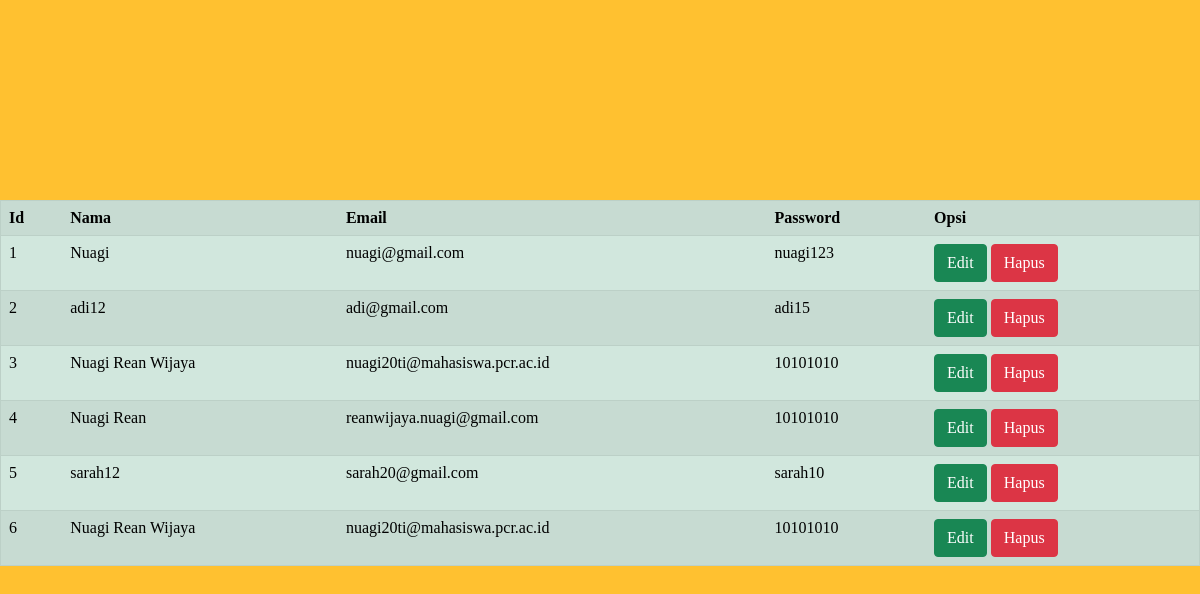
The page /view/datatampil.php on the database its author committed.
### tables this page shows
CREATE TABLE `datacode` (
  `id` int(100) NOT NULL,
  `nama` varchar(288) NOT NULL,
  `email` varchar(288) NOT NULL,
  `password` varchar(288) NOT NULL
);

### model/database.php (called while the page is built, shortened)
<?php
class database{
    var $host = "localhost";
    var $uname = "root";
    var $pass = "";
    var $db = "utsbpwl";
    var $con;
function __construct(){
    $this->con=mysqli_connect($this->host, $this->uname, $this->pass,
    $this->db);
    mysqli_select_db($this->con,$this->db);
    }
function tampil_data(){
    $data = mysqli_query($this->con, "SELECT * FROM Datacode");
    while($d = mysqli_fetch_array($data)){
        $hasil[] = $d;
    }
    return $hasil;
}
}
?>

### view/datatampil.php (the view, shortened to what this page needs)
<?php
include '../model/database.php';
$db = new database();
?>
<link href="https://cdn.jsdelivr.net/npm/bootstrap@5.0.0-beta3/dist/css/bootstrap.min.css" rel="stylesheet">
<link rel="stylesheet" href="style.css">
<body>
<div class="contrainer">
<table border="1" class="gaya table table-success table-striped">
    <tr>
        <th>Id</th>
        <th>Nama</th>
        <th>Email</th>
        <th>Password</th>
        <th>Opsi</th>
    </tr>
    <?php
    $no = 1;
    foreach($db->tampil_data() as $x){
    ?>
    <tr>
        <td><?php echo $no++; ?></td>
        <td><?php echo $x['nama']; ?></td>
        <td><?php echo $x['email']; ?></td>
        <td><?php echo $x['password']; ?></td>
        <td>
            <a class="btn btn-success" href="../view/edit.php?id=<?php echo $x['id']?>&aksi=edit">Edit</a>
            <a class="btn btn-danger"href="../controller/proses.php?id=<?php echo $x['id']?>&aksi=hapus">Hapus</a>
        </td>
    </tr>
    <?php
    }
?>
</table>
</div>
</body>

### view/style.css (style rules this page uses)
.contrainer { margin-top: 200px; font-family:cursive; }
body { background-color: #FFC130; }

### rows shown on the page
datacode: nama "Nuagi", email "nuagi@gmail.com", password "nuagi123"
datacode: nama "adi12", email "adi@gmail.com", password "adi15"
datacode: nama "Nuagi Rean Wijaya", email "nuagi20ti@mahasiswa.pcr.ac.id", password "10101010"
datacode: nama "Nuagi Rean", email "reanwijaya.nuagi@gmail.com", password "10101010"
datacode: nama "sarah12", email "sarah20@gmail.com", password "sarah10"
datacode: nama "Nuagi Rean Wijaya", email "nuagi20ti@mahasiswa.pcr.ac.id", password "10101010"
